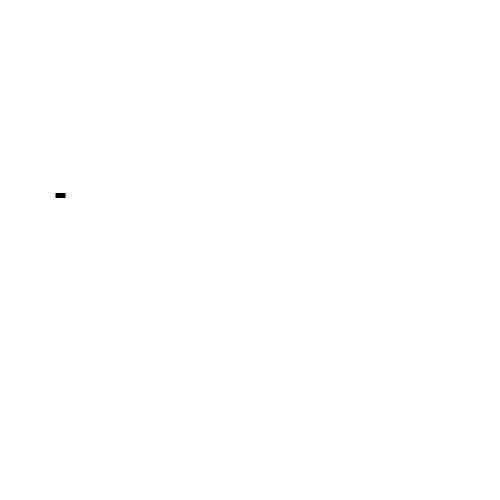
Frame 1 (no input)
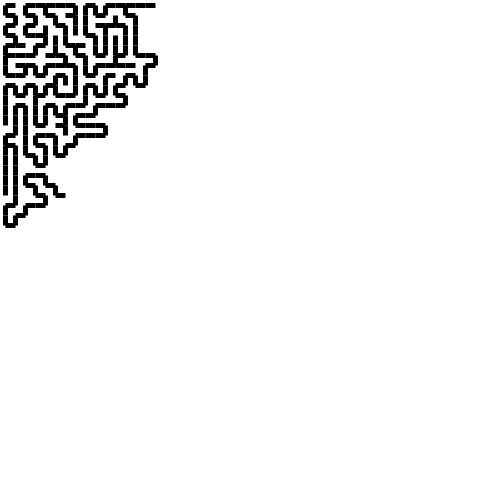
Frame 60 (the mouse pressed at the canvas centre just before this capture)
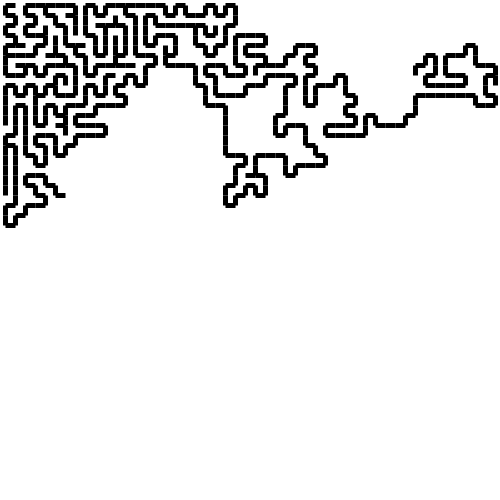
Frame 120 (the mouse held since frame 60 and released just before this capture)

The Processing sketch that drew these frames (run headless with seeded random() and noise(); from frame 60 on, the mouse is pressed at the canvas centre):

// Processing sketch: day_10_jan_18_17
// ── day_10_jan_18_17.pde
final int dim = 50;
final int scale = 10;
Vertex[][] vs = new Vertex[dim][dim];
ArrayList<Line> ls = new ArrayList<Line>();
int curr = 0;

void setup() {
  size(500, 500);
  strokeWeight(scale/2.0);
  strokeCap(SQUARE);

  for(int x = 0; x < vs.length; x++) {
    for(int y = 0; y < vs[x].length; y++) {
      vs[x][y] = new Vertex();
      if(x < vs.length-1) {
        vs[x][y].edges.add(new Edge(x+1, y, random(1)));
      }
      if(x > 0) {
        vs[x][y].edges.add(new Edge(x-1, y, random(1)));
      }
      if(y < vs[x].length-1) {
        vs[x][y].edges.add(new Edge(x, y+1, random(1)));
      }
      if(y > 0) {
        vs[x][y].edges.add(new Edge(x, y-1, random(1)));
      }
    }
  }

  reset();
}

void dfs(int x, int y) {
  vs[x][y].visited = true;
  float[] wgts = new float[vs[x][y].edges.size()];
  ArrayList<Edge> edges = (ArrayList<Edge>)vs[x][y].edges.clone();
  for(int i = 0; i < wgts.length; i++) {
    wgts[i] = edges.get(i).wgt;
  }
  wgts = sort(wgts);
  for(int i = 0; i < wgts.length; i++) {
    int match = -1;
    for(int j = 0; j < edges.size(); j++) {
      if(edges.get(j).wgt == wgts[i]) {
        match = j;
        break;
      }
    }
    Edge e = edges.get(match);
    edges.remove(match);
    if(!vs[e.x][e.y].visited) {
      ls.add(new Line(x*scale+scale/2.0, y*scale+scale/2.0, e.x*scale+scale/2.0, e.y*scale+scale/2.0));
      dfs(e.x, e.y);
    }
  }
}

void reset() {
  ls = new ArrayList<Line>();
  curr = 0;
  for(int x = 0; x < vs.length; x++) {
    for(int y = 0; y < vs[x].length; y++) {
      vs[x][y].visited = false;
    }
  }
  dfs(int(random(vs.length)), int(random(vs[0].length)));
}

void draw() {
  background(255);
  for(int i = 0; i <= curr; i++) {
    line(ls.get(i).x1, ls.get(i).y1, ls.get(i).x2, ls.get(i).y2);
  }
  if(curr < ls.size()-1) {
    curr = min(curr+4, ls.size()-1);
  }
  else {
    reset();
  }
}

class Vertex {
  Vertex() {
    edges = new ArrayList<Edge>();
    visited = false;
  }

  ArrayList<Edge> edges;
  boolean visited;
}

class Edge {
  Edge(int x, int y, float wgt) {
    this.x = x;
    this.y = y;
    this.wgt = wgt;
  }

  int x, y;
  float wgt;
}

class Line {
  Line(float x1, float y1, float x2, float y2) {
    this.x1 = x1;
    this.y1 = y1;
    this.x2 = x2;
    this.y2 = y2;
  }

  float x1, y1, x2, y2;
}
